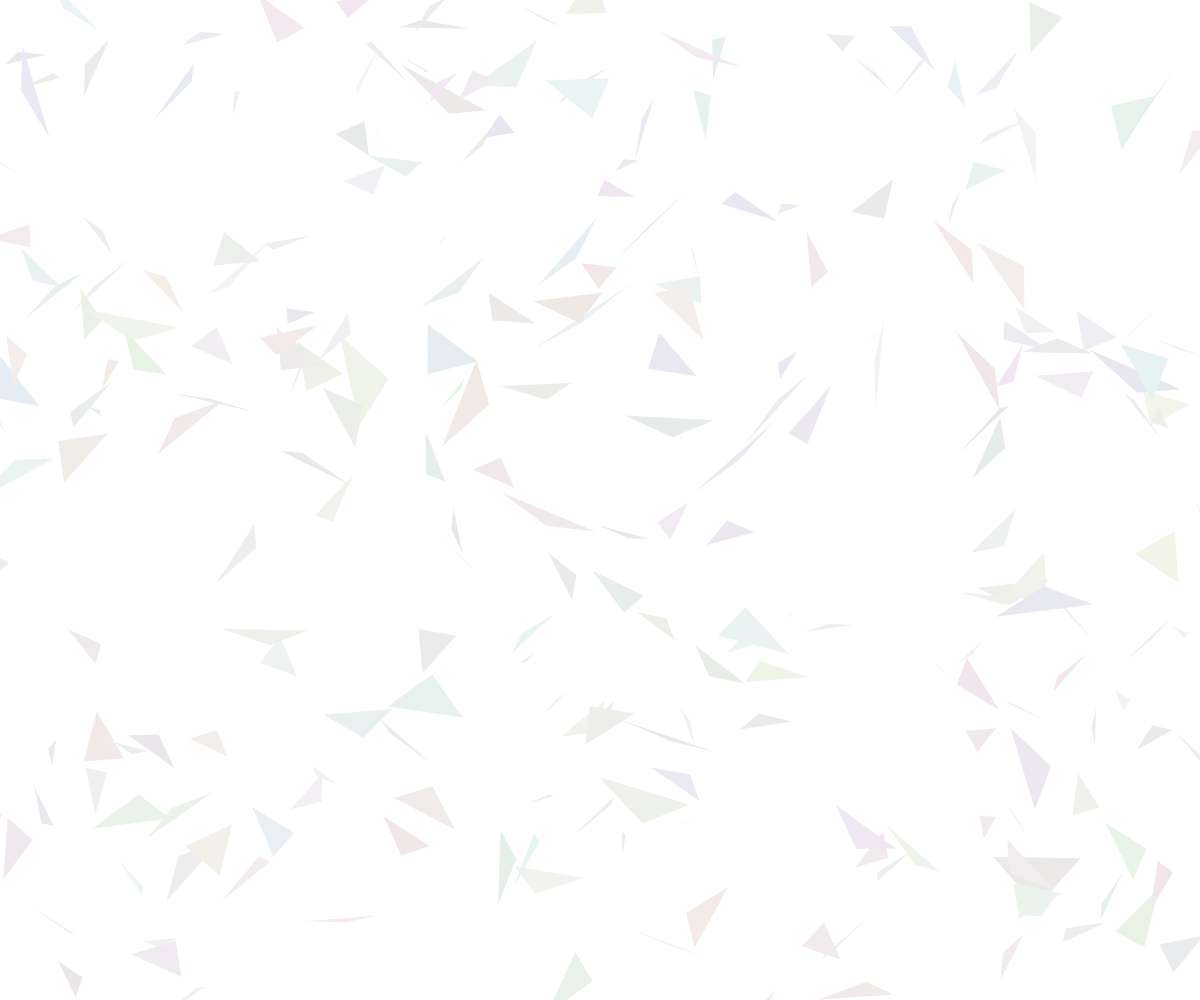
Frame 1 (no input)
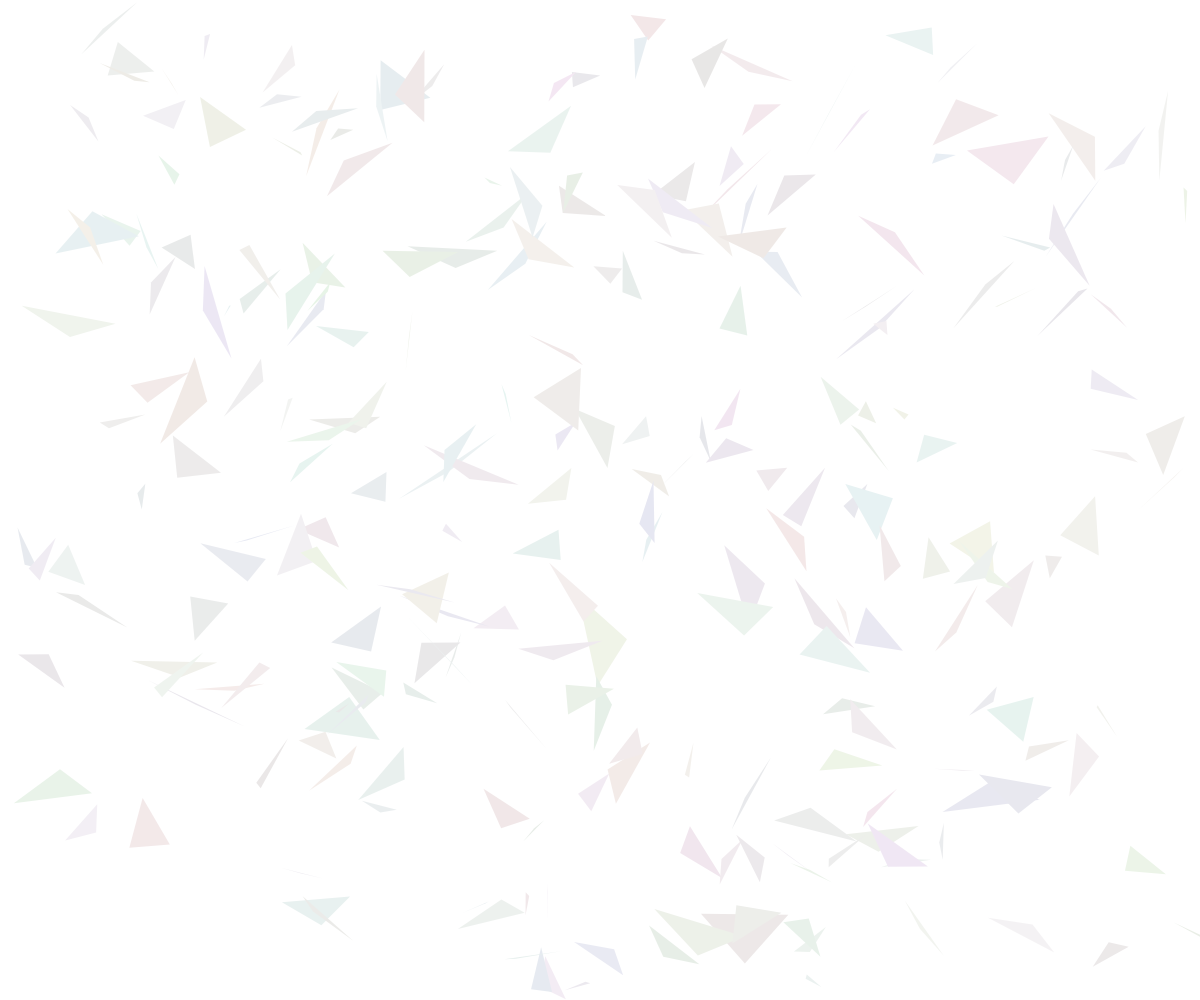
Frame 60 (no input)
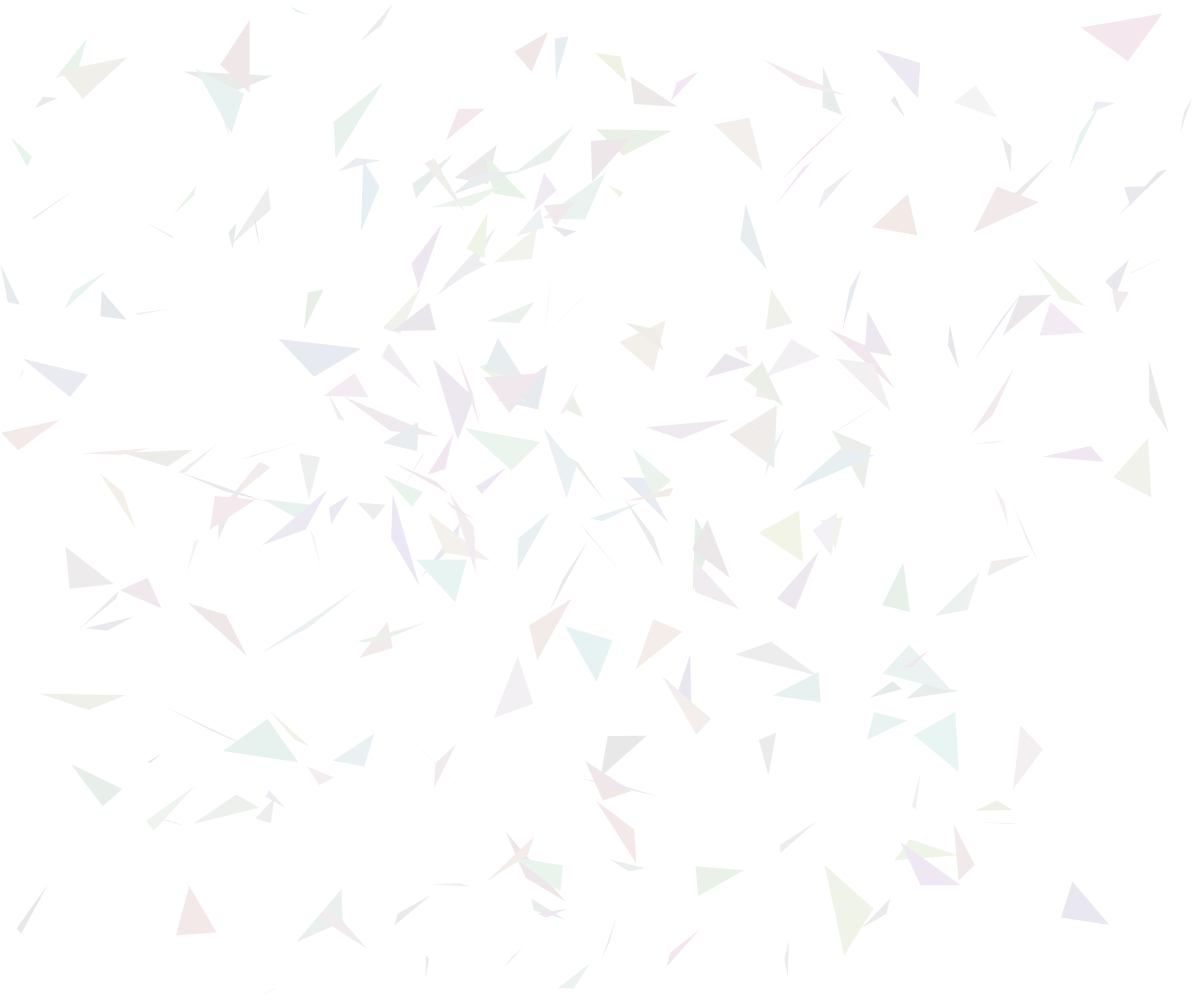
Frame 120 (the mouse pressed at the canvas centre since frame 60)

The p5.js sketch that drew these frames (run headless with seeded random() and noise() and a simulated clock; from frame 60 on, the mouse is pressed at the canvas centre):

// p5.js sketch
// ── sketch.js
/*tslint:disable*/
var triangles = [];
var triangle1;

function setup() {
  //Initialize the canvas
  createCanvas(windowWidth, windowHeight);

  for (var i = 0; i < 250; i++) {
    var tempTriangle = new floatyTriangle();
    triangles.push(tempTriangle);
  }
}

function draw() {
  background(255);
  
  for (var i = 0; i < triangles.length; i++) {
    triangles[i].display();

    if (triangles[i].isOffScreen()) {
      triangles.splice(i, 1);
      
      var tempTriangle = new floatyTriangle();
      triangles.push(tempTriangle);
    }
  }

  background(255, 230);
}

class floatyTriangle {
  constructor() {
    this.x1 = random(0, windowWidth);
    this.y1 = random(0, windowHeight);

    this.x2 = this.x1 + random(-50, 50);
    this.y2 = this.y1 + random(-50, 50);

    this.x3 = this.x2 + random(-50, 50);
    this.y3 = this.y2 + random(-50, 50);

    this.r = random(0, 150);
    this.g = random(0, 150);
    this.b = random(0, 150);

    this.floatX = random(-5, 5);
    this.floatY = random(-5, 5);
  }

  display() {
    noStroke();
    fill(this.r, this.g, this.b);
    triangle(this.x1, this.y1, this.x2, this.y2, this.x3, this.y3);
    this.x1 += this.floatX;
    this.y1 += this.floatY;

    this.x2 += this.floatX;
    this.y2 += this.floatY;

    this.x3 += this.floatX;
    this.y3 += this.floatY;
  }

  isOffScreen() {
    if (this.x1 <= 0 || this.x2 <= 0 || this.x3 <= 0 || this.x1 >= width || this.x2 >= width || this.x3 >= width
      || this.y1 <= 0 || this.y2 <= 0 || this.y3 <= 0 || this.y1 >= height || this.y2 >= height || this.y3 >= height) {
        return true;
      }
    
    return false;
  }
}
